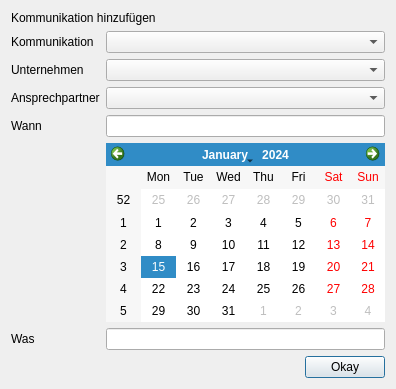
<?xml version="1.0" encoding="UTF-8"?>
<ui version="4.0">
 <class>Communication</class>
 <widget class="QDialog" name="Communication">
  <property name="geometry">
   <rect>
    <x>0</x>
    <y>0</y>
    <width>396</width>
    <height>389</height>
   </rect>
  </property>
  <property name="windowTitle">
   <string>Dialog</string>
  </property>
  <layout class="QVBoxLayout" name="verticalLayout_2">
   <item>
    <layout class="QVBoxLayout" name="verticalLayout">
     <item>
      <widget class="QLabel" name="l_dialogTitle">
       <property name="text">
        <string>Kommunikation hinzufügen</string>
       </property>
      </widget>
     </item>
     <item>
      <layout class="QFormLayout" name="formLayout">
       <item row="1" column="0">
        <widget class="QLabel" name="label_1">
         <property name="text">
          <string>Unternehmen</string>
         </property>
        </widget>
       </item>
       <item row="1" column="1">
        <widget class="QComboBox" name="cb_company">
         <property name="placeholderText">
          <string>Unternehmen...</string>
         </property>
        </widget>
       </item>
       <item row="2" column="0">
        <widget class="QLabel" name="label_4">
         <property name="text">
          <string>Ansprechpartner</string>
         </property>
        </widget>
       </item>
       <item row="2" column="1">
        <widget class="QComboBox" name="cb_person">
         <property name="placeholderText">
          <string>Anprechpartner...</string>
         </property>
        </widget>
       </item>
       <item row="3" column="0">
        <widget class="QLabel" name="label_2">
         <property name="text">
          <string>Wann</string>
         </property>
        </widget>
       </item>
       <item row="3" column="1">
        <widget class="QLineEdit" name="le_when">
         <property name="readOnly">
          <bool>true</bool>
         </property>
        </widget>
       </item>
       <item row="4" column="1">
        <widget class="QCalendarWidget" name="cw_calender"/>
       </item>
       <item row="5" column="0">
        <widget class="QLabel" name="label_3">
         <property name="text">
          <string>Was</string>
         </property>
        </widget>
       </item>
       <item row="5" column="1">
        <widget class="QLineEdit" name="le_what">
         <property name="frame">
          <bool>true</bool>
         </property>
        </widget>
       </item>
       <item row="6" column="1">
        <layout class="QHBoxLayout" name="horizontalLayout_2">
         <item>
          <spacer name="horizontalSpacer_2">
           <property name="orientation">
            <enum>Qt::Horizontal</enum>
           </property>
           <property name="sizeHint" stdset="0">
            <size>
             <width>40</width>
             <height>20</height>
            </size>
           </property>
          </spacer>
         </item>
         <item>
          <widget class="QPushButton" name="pb_okay">
           <property name="text">
            <string>Okay</string>
           </property>
          </widget>
         </item>
        </layout>
       </item>
       <item row="0" column="1">
        <widget class="QComboBox" name="cb_communication">
         <property name="placeholderText">
          <string>Kommunikation...</string>
         </property>
        </widget>
       </item>
       <item row="0" column="0">
        <widget class="QLabel" name="label_5">
         <property name="text">
          <string>Kommunikation</string>
         </property>
        </widget>
       </item>
      </layout>
     </item>
    </layout>
   </item>
  </layout>
 </widget>
 <tabstops>
  <tabstop>cb_communication</tabstop>
  <tabstop>cb_company</tabstop>
  <tabstop>cb_person</tabstop>
  <tabstop>le_when</tabstop>
  <tabstop>cw_calender</tabstop>
  <tabstop>le_what</tabstop>
  <tabstop>pb_okay</tabstop>
 </tabstops>
 <resources/>
 <connections/>
</ui>
